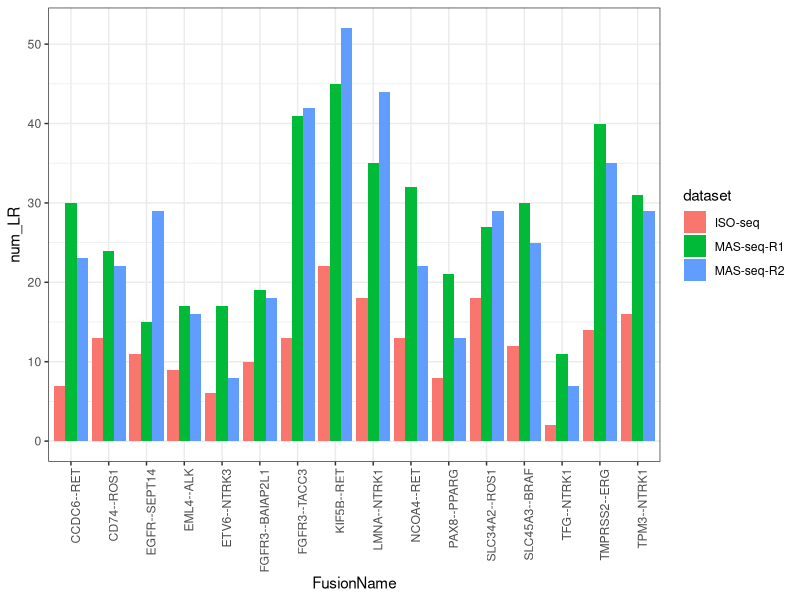
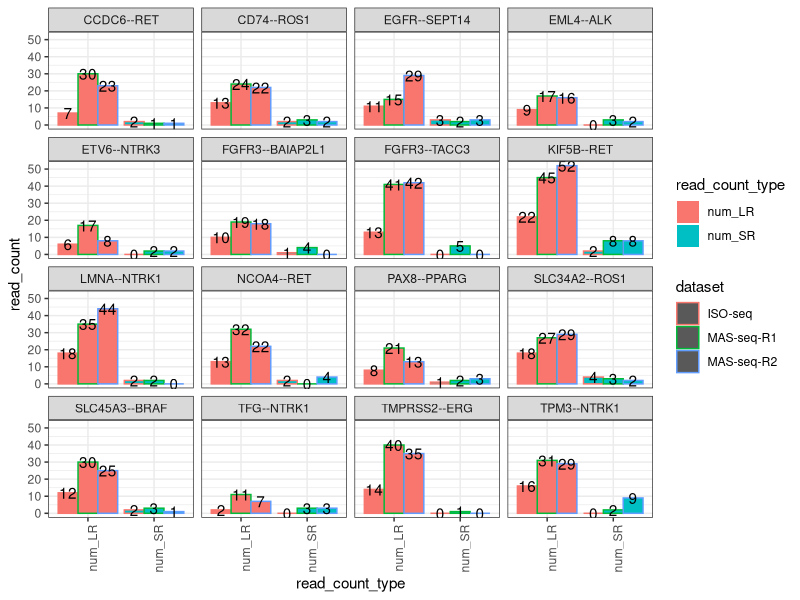
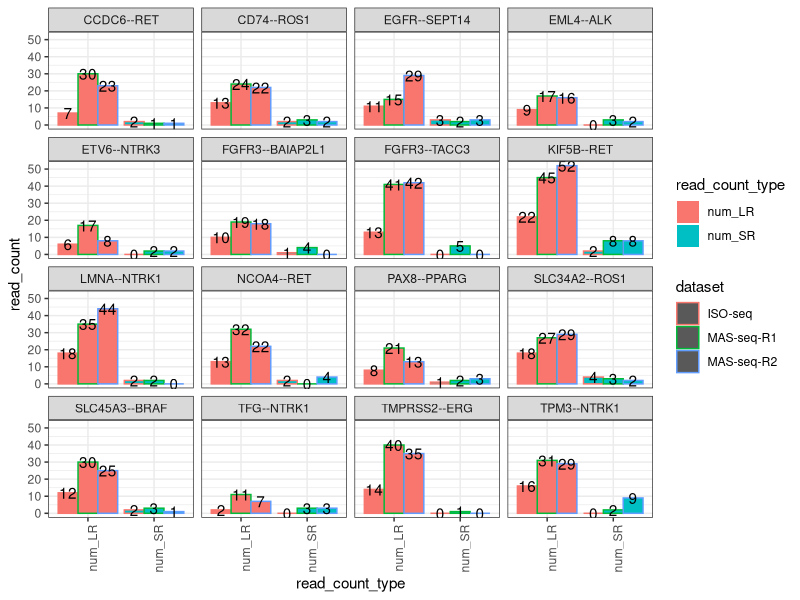

Write the R code that produced these figures, in order.
## ---- chunk 1
knitr::opts_chunk$set(echo = TRUE)
library(tidyverse)
## ---- chunk 2
# read the downsampled LR results for ctat-LRF:

rep1_data = read.table("data/SeraCareFusions_Isoseq.DOWNSAMPLED.ctat-LR-fusion.fusion_predictions.tsv", header=T, sep="\t", stringsAsFactors = F, com='') %>% mutate(dataset = "ISO-seq")

rep2_data = read.table("data/SeraCareFusions_MASseq-bc08.DOWNSAMPLED.ctat-LR-fusion.fusion_predictions.tsv", header=T, sep="\t", stringsAsFactors = F, com='') %>% mutate(dataset = "MAS-seq-R1")

rep3_data = read.table("data/SeraCareFusions_MASseq-bc09.DOWNSAMPLED.ctat-LR-fusion.fusion_predictions.tsv", header=T, sep="\t", stringsAsFactors = F, com='') %>% mutate(dataset = "MAS-seq-R2")

LR_downsampled_results = bind_rows(rep1_data, rep2_data, rep3_data) %>%
    rename(FusionName = X.FusionName)

head(LR_downsampled_results)

## ---- chunk 3

seracare_targets = read.table("../data/SeraCare_fusion_targets.tsv", header=T, sep="\t", stringsAsFactors = F)

seracare_targets 

## ---- chunk 4

LR_downsampled_results = left_join( cross_join(seracare_targets, data.frame(dataset=c('ISO-seq', 'MAS-seq-R1', 'MAS-seq-R2'))),
                                    LR_downsampled_results %>% 
                                        select(FusionName, LeftBreakpoint, RightBreakpoint, 
                                               num_LR, LR_FFPM, dataset),
                                    by=c('FusionName', 'LeftBreakpoint', 'RightBreakpoint', 'dataset'))

## ---- chunk 5

# by read count

seracare_read_count_barplot = LR_downsampled_results %>% 
    ggplot(aes(x=FusionName, y=num_LR)) + theme_bw() +
    geom_bar(stat='identity', position='dodge', aes(fill=dataset))   + 
    theme(axis.text.x = element_text(angle = 90, hjust = 1))

seracare_read_count_barplot


## ---- chunk 6

# get the SR results from earlier.

SR_results = read.table("../SeraCare_CTAT_LRF_FI_summary.tsv", header=T, sep="\t", stringsAsFactors = F) %>%
    select(-num_LR, -LR_FFPM)

SR_results %>% head()
## ---- chunk 7

combined_data = left_join(LR_downsampled_results, SR_results,
                          by=c('FusionName', 'LeftBreakpoint', 'RightBreakpoint', 'dataset', 'RightGene', 'LeftGene'))

head(combined_data)
## ---- chunk 8

sera_downsampledLR_fig = combined_data %>% gather(key=read_count_type, value=read_count, num_LR, num_SR) %>%
    ggplot(aes(x=read_count_type, y=read_count)) +  theme_bw() +
    geom_bar(stat='identity', position = 'dodge', aes(color=dataset, fill=read_count_type)) +
    facet_wrap(~FusionName) +
      theme(axis.text.x = element_text(angle = 90, hjust = 1))  +
          geom_text(position=position_dodge(width=0.9), aes(label=read_count, group=dataset))

sera_downsampledLR_fig
## ---- chunk 9

ggsave(sera_downsampledLR_fig, file="sera_downsampledLR_fig.svg", width=7, height=5)


